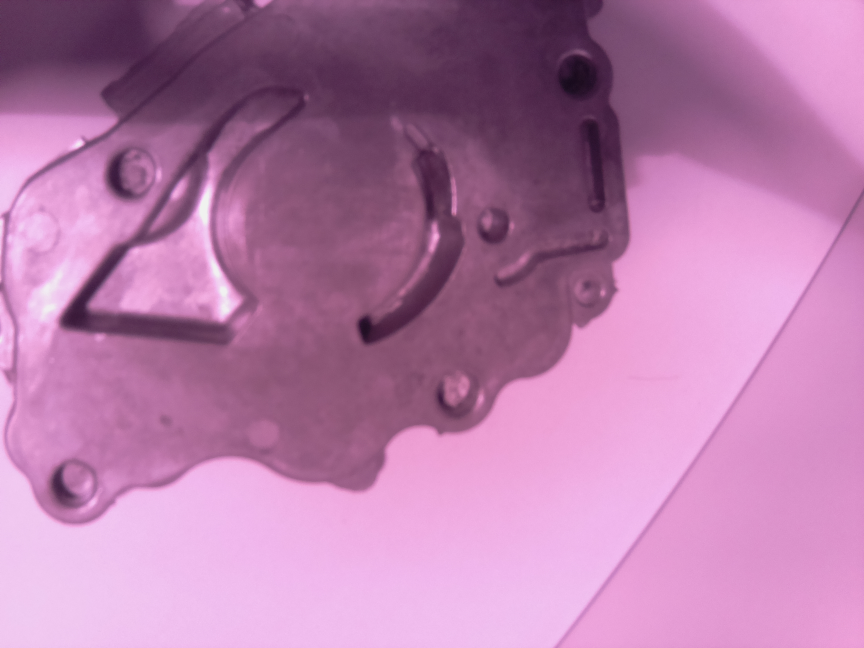
#> input picture basicImageProcessing/defectDetection/part1/imageRef.jpg, 2592 x 1944 px, found by its file name (shown at 1/3 size); the run also reads 1 picture not shown here
$ python defect_detection_201230.py
#> lines starting #> are read from the running program, lines starting #| are printed output that depends on the picture; after the words box and inside, x2 and y2 are one past the last pixel; in counts of white or black regions, pixels touching at a corner belong together
"""
This script compares two images and finds the difference which is assumed to be a defect.
Created by: Vice, 30.12.2020 (from the source: https://github.com/bnbe-club/opencv-object-detection-diy-33)
"""

import cv2
import numpy as np

# Read the referrent image
imgRef = cv2.imread('imageRef.jpg')
#> imgRef is the input picture: shape (1944, 2592, 3); mean B, G, R 170.1, 124.5, 183.4

# Read the image with the defect
imgDef = cv2.imread('imageDef.jpg')

# Resize the images to speed up processing
imgRef = cv2.resize(imgRef,(640,480))
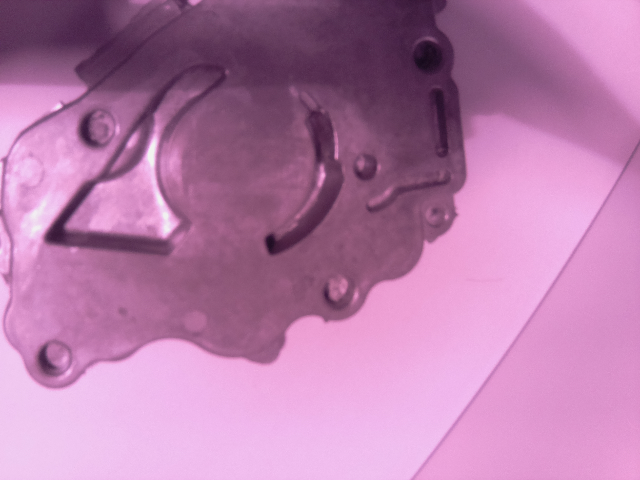
#> imgRef: shape (480, 640, 3); mean B, G, R 170, 124.4, 183.3
imgDef = cv2.resize(imgDef,(640,480))
#> imgDef: shape (480, 640, 3)

# Save the images for later use
imgRefRef = imgRef
imgDefRef = imgDef

# Convert images to grayscale, to simplify the dataset.
imgRef = cv2.cvtColor(imgRef, cv2.COLOR_BGR2GRAY)
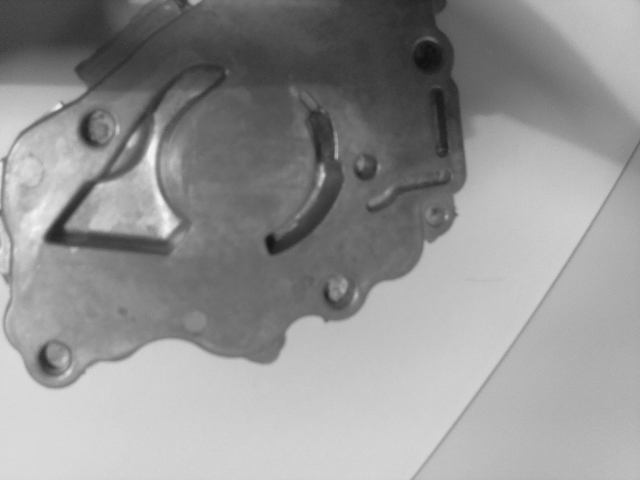
#> imgRef: shape (480, 640); min 14, max 241, mean 147.2
imgDef = cv2.cvtColor(imgDef, cv2.COLOR_BGR2GRAY)
#> imgDef: shape (480, 640)

# Blur the images to get rid of sharp edges/outlines (further simplification)
imgRef = cv2.GaussianBlur(imgRef, (21, 21), 0)
imgDef = cv2.GaussianBlur(imgDef, (21, 21), 0)

# Obtain the difference between the two images
imgDelta = cv2.absdiff(imgRef, imgDef)
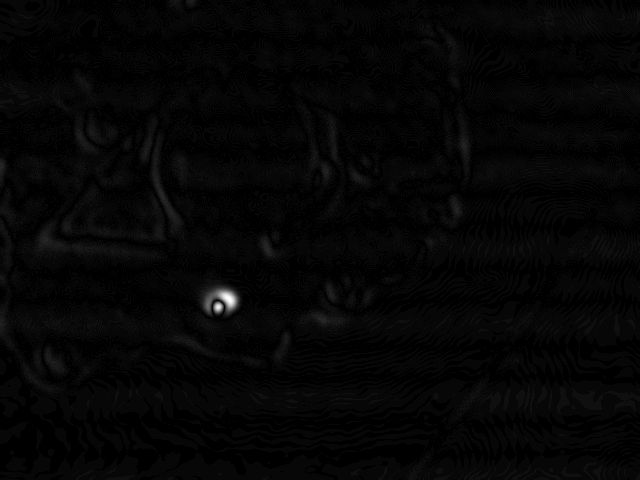
#> imgDelta: shape (480, 640); min 0, max 33, mean 0.7; drawn with min black and max white

# Convert the difference into binary image
imgDelta = cv2.threshold(imgDelta, 25, 255, cv2.THRESH_BINARY)[1]
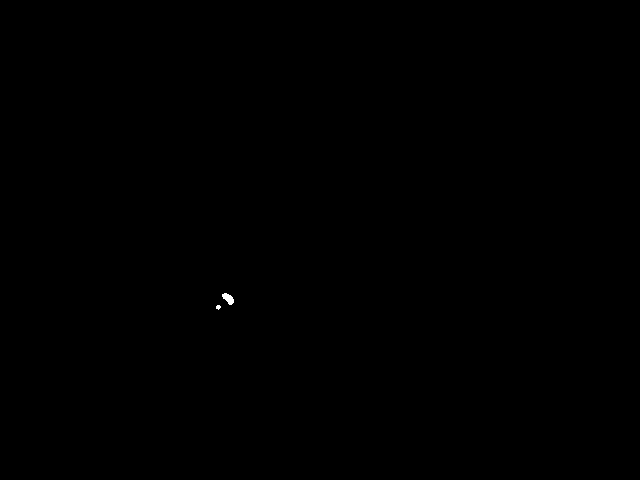
#> imgDelta: shape (480, 640); 0.03% white; 2 white regions (1 under 20 px), largest, box (x1, y1, x2, y2) and area: (222, 293, 234, 305) 87

# Dilate the thresholded image to fill in holes (grouping nearby pixels)
imgDelta = cv2.dilate(imgDelta, None, iterations=2)
#> imgDelta: shape (480, 640); 0.09% white; 2 white regions

# Find contours or continuous white clusters(blobs) in the image
contours, hierarchy = cv2.findContours(imgDelta, cv2.RETR_TREE, cv2.CHAIN_APPROX_SIMPLE)
#> contours = 2 contours; box (x1, y1, x2, y2) and area: (220, 291, 236, 307) 175, (214, 303, 223, 312) 60

# Find the index of the largest contour = defect
areas = [cv2.contourArea(c) for c in contours]
#> areas = [59.5, 175]
max_index = np.argmax(areas)
#> max_index = 1
contoursMax = contours[max_index]
#> contoursMax = contour of 20 points, box (x1, y1, x2, y2) (220, 291, 236, 307), area 175

# Draw a bounding box/rectangle around the defect
x,y,w,h = cv2.boundingRect(contoursMax)
#> x = 220; y = 291; w = 16; h = 16
cv2.rectangle(imgDefRef, (x,y), (x+w,y+h), (0,255,0), 2)
cv2.putText(imgDefRef, "Defect", (x, y - 10), cv2.FONT_HERSHEY_SIMPLEX, 0.5, (0, 255, 0), 2)
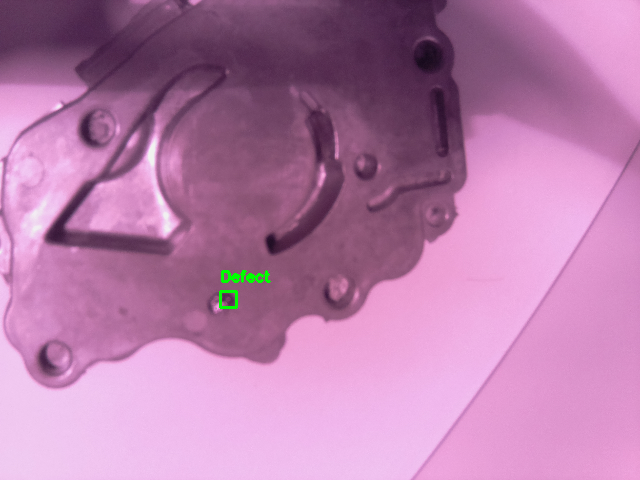
#> imgDefRef: shape (480, 640, 3); mean B, G, R 170.2, 124.9, 183.2

# Display the images for comparison
cv2.imshow("Referent image", imgRefRef)
cv2.imshow("Image with the defect", imgDefRef)

# Wait for a key being pressed & terminate all open windows
cv2.waitKey(0)
cv2.destroyAllWindows()
